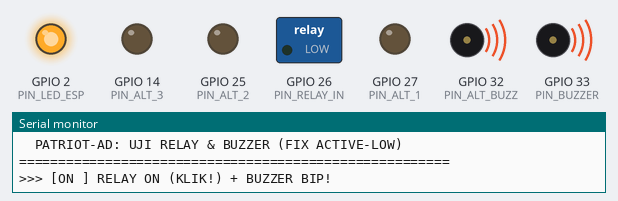
Recording of a sketch running on a simulated ESP32. Parts: switched loads named in the sketch (green lamp = pin HIGH), output pins drawn as LEDs (lit = HIGH), buzzer (waves = sounding, pin HIGH), the last lines printed to the serial monitor.

Above: at 1.2 s.
At 3.53 s:
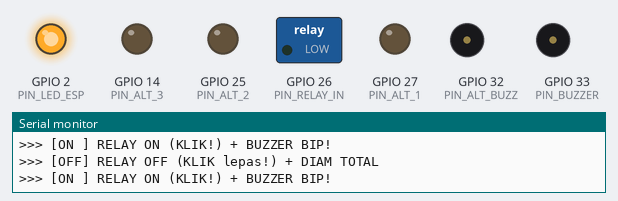
At 5.8 s:
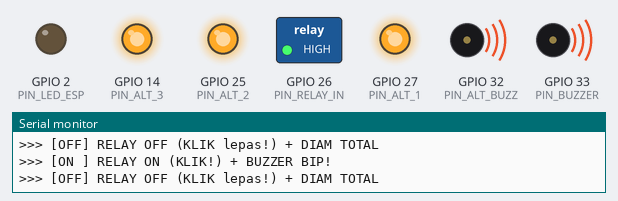
Timing chart, 0 to 7.6 s (numbered marks = the images above):
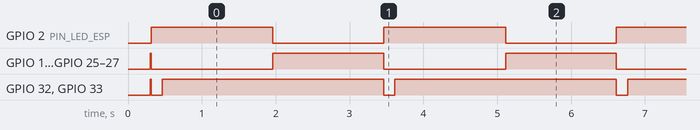

The sketch:

test_relay_buzzer.ino
```cpp
#include <Arduino.h>

// =========================================================================
// PATRIOT-AD: STANDALONE TEST BENCH (ACTIVE-LOW FIX UNTUK BUZZER & RELAY)
// =========================================================================

#define PIN_RELAY_IN  26
#define PIN_ALT_1     27
#define PIN_ALT_2     25
#define PIN_ALT_3     14

#define PIN_BUZZER    33
#define PIN_ALT_BUZZ  32
#define PIN_LED_ESP   2

// Buzzer 3-pin dengan transistor PNP adalah ACTIVE-LOW:
// - HIGH = Diam / Hening
// - LOW  = Bunyi Bip
bool buzzerActiveLow = true;

void setBuzzer(bool sound) {
  if (buzzerActiveLow) {
    digitalWrite(PIN_BUZZER, sound ? LOW : HIGH);
    digitalWrite(PIN_ALT_BUZZ, sound ? LOW : HIGH);
  } else {
    digitalWrite(PIN_BUZZER, sound ? HIGH : LOW);
    digitalWrite(PIN_ALT_BUZZ, sound ? HIGH : LOW);
  }
}

void setRelay(bool on) {
  // Kirim sinyal ke GPIO 26 DAN pin tetangga (27, 25, 14)
  // agar jika kabel jumper di breadboard meleset 1 baris, relay TETAP KLIK!
  int level = on ? LOW : HIGH;
  digitalWrite(PIN_RELAY_IN, level);
  digitalWrite(PIN_ALT_1, level);
  digitalWrite(PIN_ALT_2, level);
  digitalWrite(PIN_ALT_3, level);
}

void setup() {
  Serial.begin(115200);
  delay(300);

  pinMode(PIN_LED_ESP, OUTPUT);
  pinMode(PIN_RELAY_IN, OUTPUT);
  pinMode(PIN_ALT_1, OUTPUT);
  pinMode(PIN_ALT_2, OUTPUT);
  pinMode(PIN_ALT_3, OUTPUT);
  pinMode(PIN_BUZZER, OUTPUT);
  pinMode(PIN_ALT_BUZZ, OUTPUT);

  // MATIKAN SEMUA DI AWAL (Buzzer langsung diam hening!)
  setBuzzer(false);
  setRelay(false);
  digitalWrite(PIN_LED_ESP, LOW);

  Serial.println("\n=======================================================");
  Serial.println("  PATRIOT-AD: UJI RELAY & BUZZER (FIX ACTIVE-LOW) ");
  Serial.println("=======================================================\n");
}

void loop() {
  // SIKLUS 1: RELAY ON + BIP SINGKAT (150ms)
  Serial.println(">>> [ON ] RELAY ON (KLIK!) + BUZZER BIP!");
  digitalWrite(PIN_LED_ESP, HIGH);
  setRelay(true);
  setBuzzer(true);
  delay(150);       // Bip singkat 150 ms (tidak bikin bising kuping!)
  setBuzzer(false); // Langsung diam hening!
  delay(1500);      // Tahan relay menyala 1.5 detik

  // SIKLUS 2: RELAY OFF + DIAM TOTAL
  Serial.println(">>> [OFF] RELAY OFF (KLIK lepas!) + DIAM TOTAL");
  digitalWrite(PIN_LED_ESP, LOW);
  setRelay(false);
  setBuzzer(false);
  delay(1500);      // Tahan relay mati 1.5 detik
}
```

Measured:
- by itself, GPIO 2 (PIN_LED_ESP): alternates HIGH for 1.7 s and LOW for 1.5 s
- by itself, GPIO 14 (PIN_ALT_3), GPIO 25 (PIN_ALT_2), GPIO 26 (PIN_RELAY_IN), GPIO 27 (PIN_ALT_1): alternates HIGH for 1.5 s and LOW for 1.7 s
- by itself, GPIO 32 (PIN_ALT_BUZZ), GPIO 33 (PIN_BUZZER): alternates HIGH for 3.0 s and LOW for 0.15 s
